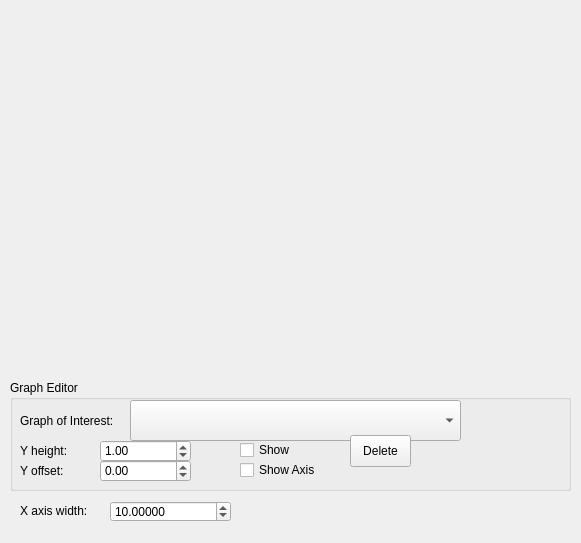
<?xml version="1.0" encoding="UTF-8"?>
<ui version="4.0">
 <class>Analog_Viewer</class>
 <widget class="QWidget" name="Analog_Viewer">
  <property name="geometry">
   <rect>
    <x>0</x>
    <y>0</y>
    <width>581</width>
    <height>543</height>
   </rect>
  </property>
  <property name="windowTitle">
   <string>Form</string>
  </property>
  <widget class="JKQTPlotter" name="plot" native="true">
   <property name="geometry">
    <rect>
     <x>10</x>
     <y>10</y>
     <width>561</width>
     <height>361</height>
    </rect>
   </property>
  </widget>
  <widget class="QGroupBox" name="groupBox">
   <property name="geometry">
    <rect>
     <x>10</x>
     <y>380</y>
     <width>561</width>
     <height>111</height>
    </rect>
   </property>
   <property name="title">
    <string>Graph Editor</string>
   </property>
   <widget class="QComboBox" name="graphchoose_cbox">
    <property name="geometry">
     <rect>
      <x>120</x>
      <y>20</y>
      <width>331</width>
      <height>41</height>
     </rect>
    </property>
   </widget>
   <widget class="QLabel" name="label">
    <property name="geometry">
     <rect>
      <x>10</x>
      <y>30</y>
      <width>111</width>
      <height>21</height>
     </rect>
    </property>
    <property name="text">
     <string>Graph of Interest:</string>
    </property>
   </widget>
   <widget class="QDoubleSpinBox" name="yheight_dspinbox">
    <property name="geometry">
     <rect>
      <x>90</x>
      <y>60</y>
      <width>91</width>
      <height>22</height>
     </rect>
    </property>
    <property name="minimum">
     <double>-99999.000000000000000</double>
    </property>
    <property name="maximum">
     <double>99999.000000000000000</double>
    </property>
    <property name="singleStep">
     <double>0.100000000000000</double>
    </property>
    <property name="value">
     <double>1.000000000000000</double>
    </property>
   </widget>
   <widget class="QLabel" name="label_2">
    <property name="geometry">
     <rect>
      <x>10</x>
      <y>60</y>
      <width>91</width>
      <height>21</height>
     </rect>
    </property>
    <property name="text">
     <string>Y height:</string>
    </property>
   </widget>
   <widget class="QLabel" name="label_3">
    <property name="geometry">
     <rect>
      <x>10</x>
      <y>80</y>
      <width>58</width>
      <height>21</height>
     </rect>
    </property>
    <property name="text">
     <string>Y offset:</string>
    </property>
   </widget>
   <widget class="QDoubleSpinBox" name="yoffset_dspinbox">
    <property name="geometry">
     <rect>
      <x>90</x>
      <y>80</y>
      <width>91</width>
      <height>22</height>
     </rect>
    </property>
    <property name="minimum">
     <double>-99999.000000000000000</double>
    </property>
    <property name="maximum">
     <double>99999.000000000000000</double>
    </property>
    <property name="singleStep">
     <double>0.100000000000000</double>
    </property>
   </widget>
   <widget class="QCheckBox" name="show_checkbox">
    <property name="geometry">
     <rect>
      <x>230</x>
      <y>60</y>
      <width>85</width>
      <height>20</height>
     </rect>
    </property>
    <property name="text">
     <string>Show</string>
    </property>
   </widget>
   <widget class="QPushButton" name="delete_pushbtn">
    <property name="geometry">
     <rect>
      <x>340</x>
      <y>55</y>
      <width>61</width>
      <height>32</height>
     </rect>
    </property>
    <property name="text">
     <string>Delete</string>
    </property>
   </widget>
   <widget class="QCheckBox" name="showaxis_checkbox">
    <property name="geometry">
     <rect>
      <x>230</x>
      <y>80</y>
      <width>101</width>
      <height>20</height>
     </rect>
    </property>
    <property name="text">
     <string>Show Axis</string>
    </property>
   </widget>
  </widget>
  <widget class="QLabel" name="label_4">
   <property name="geometry">
    <rect>
     <x>20</x>
     <y>500</y>
     <width>81</width>
     <height>21</height>
    </rect>
   </property>
   <property name="text">
    <string>X axis width:</string>
   </property>
  </widget>
  <widget class="QDoubleSpinBox" name="xwidth_dspinbox">
   <property name="geometry">
    <rect>
     <x>110</x>
     <y>501</y>
     <width>121</width>
     <height>21</height>
    </rect>
   </property>
   <property name="decimals">
    <number>5</number>
   </property>
   <property name="minimum">
    <double>0.000010000000000</double>
   </property>
   <property name="maximum">
    <double>100000.000000000000000</double>
   </property>
   <property name="singleStep">
    <double>0.010000000000000</double>
   </property>
   <property name="value">
    <double>10.000000000000000</double>
   </property>
  </widget>
 </widget>
 <customwidgets>
  <customwidget>
   <class>JKQTPlotter</class>
   <extends>QWidget</extends>
   <header>jkqtplotter/jkqtplotter.h</header>
   <container>1</container>
  </customwidget>
 </customwidgets>
 <resources/>
 <connections/>
</ui>
